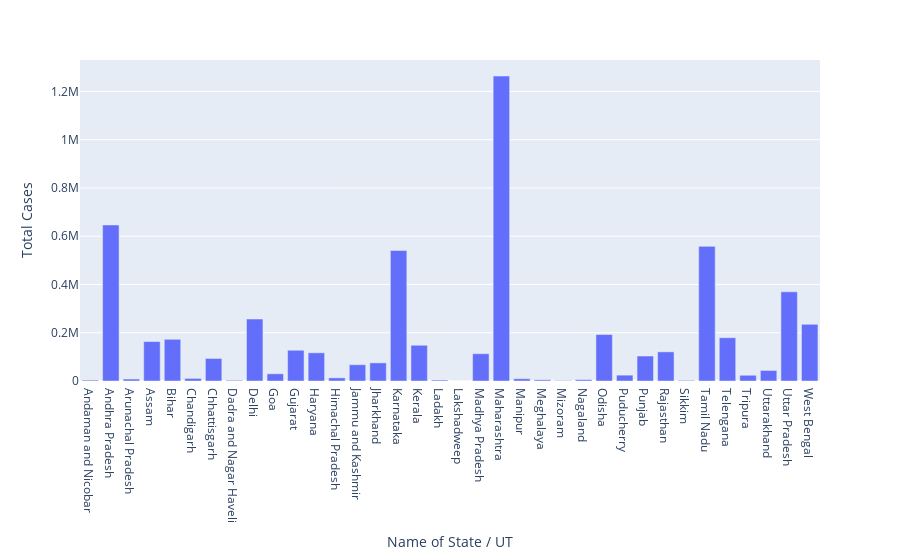

The cell this chart's notebook holds for it:
### Code cell
# plotly express

px.bar(df,x='Name of State / UT',y='Total Cases')

### Figure 1 — Plotly figure (JSON) as saved in the notebook; plotly's stock layout.template omitted (floating-point values rounded to 4 significant figures)
{"data": [{"alignmentgroup": "True", "hovertemplate": "Name of State / UT=%{x}<br>Total Cases=%{y}<extra></extra>", "legendgroup": "", "marker": {"color": "#636efa"}, "name": "", "offsetgroup": "", "orientation": "v", "showlegend": false, "textposition": "auto", "type": "bar", "x": ["Andaman and Nicobar", "Andhra Pradesh", "Arunachal Pradesh", "Assam", "Bihar", "Chandigarh", "Chhattisgarh", "Dadra and Nagar Haveli", "Delhi", "Goa", "Gujarat", "Haryana", "Himachal Pradesh", "Jammu and Kashmir", "Jharkhand", "Karnataka", "Kerala", "Ladakh", "Lakshadweep", "Madhya Pradesh", "Maharashtra", "Manipur", "Meghalaya", "Mizoram", "Nagaland", "Odisha", "Puducherry", "Punjab", "Rajasthan", "Sikkim", "Tamil Nadu", "Telengana", "Tripura", "Uttarakhand", "Uttar Pradesh", "West Bengal"], "xaxis": "x", "y": [3712, 646530, 8133, 163491, 172854, 10726, 93351, 2962, 256789, 29879, 127379, 116856, 13049, 67510, 75089, 540847, 148132, 3933, 0, 113057, 1263799, 9376, 4961, 1713, 5671, 192548, 24227, 103464, 120739, 2628, 557999, 179246, 23789, 43720, 369686, 234673], "yaxis": "y"}], "layout": {"barmode": "relative", "legend": {"tracegroupgap": 0}, "margin": {"t": 60}, "xaxis": {"anchor": "y", "domain": [0, 1], "title": {"text": "Name of State / UT"}}, "yaxis": {"anchor": "x", "domain": [0, 1], "title": {"text": "Total Cases"}}}}
